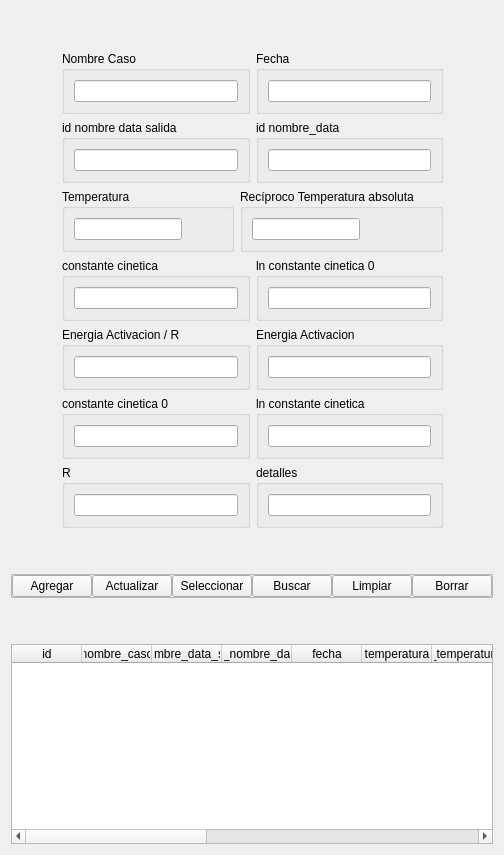
              <widget class="QWidget" name="a_tab">
               <attribute name="title">
                <string>Arrhenius</string>
               </attribute>
               <layout class="QVBoxLayout" name="verticalLayout_85">
                <item>
                 <layout class="QHBoxLayout" name="horizontalLayout_84">
                  <item>
                   <spacer name="horizontalSpacer_34">
                    <property name="orientation">
                     <enum>Qt::Horizontal</enum>
                    </property>
                    <property name="sizeHint" stdset="0">
                     <size>
                      <width>40</width>
                      <height>20</height>
                     </size>
                    </property>
                   </spacer>
                  </item>
                  <item>
                   <layout class="QVBoxLayout" name="verticalLayout_51">
                    <item>
                     <spacer name="verticalSpacer_52">
                      <property name="orientation">
                       <enum>Qt::Vertical</enum>
                      </property>
                      <property name="sizeHint" stdset="0">
                       <size>
                        <width>20</width>
                        <height>40</height>
                       </size>
                      </property>
                     </spacer>
                    </item>
                    <item>
                     <layout class="QHBoxLayout" name="horizontalLayout_85">
                      <item>
                       <widget class="QGroupBox" name="groupBox_26">
                        <property name="title">
                         <string>Nombre Caso</string>
                        </property>
                        <layout class="QVBoxLayout" name="verticalLayout_76">
                         <item>
                          <widget class="QLineEdit" name="nombre_caso_a_edit">
                           <property name="text">
                            <string/>
                           </property>
                          </widget>
                         </item>
                        </layout>
                       </widget>
                      </item>
                      <item>
                       <widget class="QGroupBox" name="groupBox_64">
                        <property name="title">
                         <string>Fecha</string>
                        </property>
                        <layout class="QHBoxLayout" name="horizontalLayout_86">
                         <item>
                          <widget class="QLineEdit" name="fecha_a_edit"/>
                         </item>
                        </layout>
                       </widget>
                      </item>
                     </layout>
                    </item>
                    <item>
                     <layout class="QHBoxLayout" name="horizontalLayout_87">
                      <item>
                       <widget class="QGroupBox" name="groupBox_65">
                        <property name="minimumSize">
                         <size>
                          <width>0</width>
                          <height>0</height>
                         </size>
                        </property>
                        <property name="title">
                         <string>id nombre data salida</string>
                        </property>
                        <layout class="QHBoxLayout" name="horizontalLayout_88">
                         <item>
                          <widget class="QLineEdit" name="id_nombre_data_salida_a">
                           <property name="minimumSize">
                            <size>
                             <width>0</width>
                             <height>0</height>
                            </size>
                           </property>
                           <property name="maximumSize">
                            <size>
                             <width>16777215</width>
                             <height>16777215</height>
                            </size>
                           </property>
                           <property name="text">
                            <string/>
                           </property>
                          </widget>
                         </item>
                        </layout>
                       </widget>
                      </item>
                      <item>
                       <widget class="QGroupBox" name="groupBox_66">
                        <property name="minimumSize">
                         <size>
                          <width>0</width>
                          <height>0</height>
                         </size>
                        </property>
                        <property name="title">
                         <string>id nombre_data</string>
                        </property>
                        <layout class="QHBoxLayout" name="horizontalLayout_89">
                         <item>
                          <widget class="QLineEdit" name="id_nombre_data_a_edit">
                           <property name="minimumSize">
                            <size>
                             <width>0</width>
                             <height>0</height>
                            </size>
                           </property>
                           <property name="maximumSize">
                            <size>
                             <width>16777215</width>
                             <height>16777215</height>
                            </size>
                           </property>
                           <property name="text">
                            <string/>
                           </property>
                          </widget>
                         </item>
                        </layout>
                       </widget>
                      </item>
                     </layout>
                    </item>
                    <item>
                     <layout class="QHBoxLayout" name="horizontalLayout_90">
                      <item>
                       <widget class="QGroupBox" name="groupBox_67">
                        <property name="title">
                         <string>Temperatura</string>
                        </property>
                        <layout class="QHBoxLayout" name="horizontalLayout_91">
                         <item>
                          <widget class="QLineEdit" name="temperatura_a_edit"/>
                         </item>
                         <item>
                          <spacer name="horizontalSpacer_35">
                           <property name="orientation">
                            <enum>Qt::Horizontal</enum>
                           </property>
                           <property name="sizeHint" stdset="0">
                            <size>
                             <width>40</width>
                             <height>20</height>
                            </size>
                           </property>
                          </spacer>
                         </item>
                        </layout>
                       </widget>
                      </item>
                      <item>
                       <widget class="QGroupBox" name="groupBox_68">
                        <property name="title">
                         <string>Recíproco Temperatura absoluta</string>
                        </property>
                        <layout class="QHBoxLayout" name="horizontalLayout_92">
                         <item>
                          <widget class="QLineEdit" name="rtemperatura_a_edit"/>
                         </item>
                         <item>
                          <spacer name="horizontalSpacer_36">
                           <property name="orientation">
                            <enum>Qt::Horizontal</enum>
                           </property>
                           <property name="sizeHint" stdset="0">
                            <size>
                             <width>40</width>
                             <height>20</height>
                            </size>
                           </property>
                          </spacer>
                         </item>
                        </layout>
                       </widget>
                      </item>
                     </layout>
                    </item>
                    <item>
                     <layout class="QHBoxLayout" name="horizontalLayout_93">
                      <item>
                       <widget class="QGroupBox" name="groupBox_69">
                        <property name="title">
                         <string>constante cinetica</string>
                        </property>
                        <layout class="QVBoxLayout" name="verticalLayout_77">
                         <item>
                          <widget class="QLineEdit" name="constante_cinetica_a_edit"/>
                         </item>
                        </layout>
                       </widget>
                      </item>
                      <item>
                       <widget class="QGroupBox" name="groupBox_70">
                        <property name="title">
                         <string>ln constante cinetica 0</string>
                        </property>
                        <layout class="QVBoxLayout" name="verticalLayout_78">
                         <item>
                          <widget class="QLineEdit" name="ln_constante_cinetica_0_a_edit"/>
                         </item>
                        </layout>
                       </widget>
                      </item>
                     </layout>
                    </item>
                    <item>
                     <layout class="QHBoxLayout" name="horizontalLayout_94">
                      <item>
                       <widget class="QGroupBox" name="groupBox_71">
                        <property name="title">
                         <string>Energia Activacion / R</string>
                        </property>
                        <layout class="QVBoxLayout" name="verticalLayout_79">
                         <item>
                          <widget class="QLineEdit" name="energia_activacion_r_a_edit">
                           <property name="text">
                            <string/>
                           </property>
                          </widget>
                         </item>
                        </layout>
                       </widget>
                      </item>
                      <item>
                       <widget class="QGroupBox" name="groupBox_72">
                        <property name="title">
                         <string>Energia Activacion</string>
                        </property>
                        <layout class="QVBoxLayout" name="verticalLayout_80">
                         <item>
                          <widget class="QLineEdit" name="energia_activacion_a_edit">
                           <property name="text">
                            <string/>
                           </property>
                          </widget>
                         </item>
                        </layout>
                       </widget>
                      </item>
                     </layout>
                    </item>
                    <item>
                     <layout class="QHBoxLayout" name="horizontalLayout_95">
                      <item>
                       <widget class="QGroupBox" name="groupBox_73">
                        <property name="title">
                         <string>constante cinetica 0</string>
                        </property>
                        <layout class="QVBoxLayout" name="verticalLayout_81">
                         <item>
                          <widget class="QLineEdit" name="constante_cinetica_0_a_edit"/>
                         </item>
                        </layout>
                       </widget>
                      </item>
                      <item>
                       <widget class="QGroupBox" name="groupBox_74">
                        <property name="title">
                         <string>ln constante cinetica</string>
                        </property>
                        <layout class="QVBoxLayout" name="verticalLayout_82">
                         <item>
                          <widget class="QLineEdit" name="ln_constante_cinetica_a_edit"/>
                         </item>
                        </layout>
                       </widget>
                      </item>
                     </layout>
                    </item>
                    <item>
                     <layout class="QHBoxLayout" name="horizontalLayout_96">
                      <item>
                       <widget class="QGroupBox" name="groupBox_75">
                        <property name="title">
                         <string>R</string>
                        </property>
                        <layout class="QVBoxLayout" name="verticalLayout_83">
                         <item>
                          <widget class="QLineEdit" name="r_a_edit">
                           <property name="text">
                            <string/>
                           </property>
                          </widget>
                         </item>
                        </layout>
                       </widget>
                      </item>
                      <item>
                       <widget class="QGroupBox" name="groupBox_76">
                        <property name="title">
                         <string>detalles</string>
                        </property>
                        <layout class="QVBoxLayout" name="verticalLayout_84">
                         <item>
                          <widget class="QLineEdit" name="detalles_a_edit">
                           <property name="text">
                            <string/>
                           </property>
                          </widget>
                         </item>
                        </layout>
                       </widget>
                      </item>
                     </layout>
                    </item>
                   </layout>
                  </item>
                  <item>
                   <spacer name="horizontalSpacer_37">
                    <property name="orientation">
                     <enum>Qt::Horizontal</enum>
                    </property>
                    <property name="sizeHint" stdset="0">
                     <size>
                      <width>40</width>
                      <height>20</height>
                     </size>
                    </property>
                   </spacer>
                  </item>
                 </layout>
                </item>
                <item>
                 <spacer name="verticalSpacer_53">
                  <property name="orientation">
                   <enum>Qt::Vertical</enum>
                  </property>
                  <property name="sizeHint" stdset="0">
                   <size>
                    <width>20</width>
                    <height>40</height>
                   </size>
                  </property>
                 </spacer>
                </item>
                <item>
                 <widget class="QFrame" name="funciones_frame_a">
                  <property name="frameShape">
                   <enum>QFrame::StyledPanel</enum>
                  </property>
                  <property name="frameShadow">
                   <enum>QFrame::Raised</enum>
                  </property>
                  <layout class="QHBoxLayout" name="horizontalLayout_81">
                   <property name="spacing">
                    <number>0</number>
                   </property>
                   <property name="leftMargin">
                    <number>0</number>
                   </property>
                   <property name="topMargin">
                    <number>0</number>
                   </property>
                   <property name="rightMargin">
                    <number>0</number>
                   </property>
                   <property name="bottomMargin">
                    <number>0</number>
                   </property>
                   <item>
                    <widget class="QPushButton" name="agregar_a_btn">
                     <property name="text">
                      <string>Agregar</string>
                     </property>
                    </widget>
                   </item>
                   <item>
                    <widget class="QPushButton" name="actualizar_a_btn">
                     <property name="text">
                      <string>Actualizar</string>
                     </property>
                    </widget>
                   </item>
                   <item>
                    <widget class="QPushButton" name="seleccionar_a_btn">
                     <property name="text">
                      <string>Seleccionar</string>
                     </property>
                    </widget>
                   </item>
                   <item>
                    <widget class="QPushButton" name="buscar_a_btn">
                     <property name="text">
                      <string>Buscar</string>
                     </property>
                    </widget>
                   </item>
                   <item>
                    <widget class="QPushButton" name="limpiar_a_btn">
                     <property name="text">
                      <string>Limpiar</string>
                     </property>
                    </widget>
                   </item>
                   <item>
                    <widget class="QPushButton" name="borrar_a_btn">
                     <property name="text">
                      <string>Borrar</string>
                     </property>
                    </widget>
                   </item>
                  </layout>
                 </widget>
                </item>
                <item>
                 <spacer name="verticalSpacer_54">
                  <property name="orientation">
                   <enum>Qt::Vertical</enum>
                  </property>
                  <property name="sizeHint" stdset="0">
                   <size>
                    <width>20</width>
                    <height>40</height>
                   </size>
                  </property>
                 </spacer>
                </item>
                <item>
                 <widget class="QTableWidget" name="datos_salida_tabla_2">
                  <property name="minimumSize">
                   <size>
                    <width>0</width>
                    <height>200</height>
                   </size>
                  </property>
                  <property name="focusPolicy">
                   <enum>Qt::NoFocus</enum>
                  </property>
                  <property name="showGrid">
                   <bool>false</bool>
                  </property>
                  <attribute name="horizontalHeaderMinimumSectionSize">
                   <number>50</number>
                  </attribute>
                  <attribute name="horizontalHeaderDefaultSectionSize">
                   <number>70</number>
                  </attribute>
                  <attribute name="horizontalHeaderStretchLastSection">
                   <bool>true</bool>
                  </attribute>
                  <attribute name="verticalHeaderVisible">
                   <bool>false</bool>
                  </attribute>
                  <column>
                   <property name="text">
                    <string>id</string>
                   </property>
                  </column>
                  <column>
                   <property name="text">
                    <string>nombre_caso</string>
                   </property>
                  </column>
                  <column>
                   <property name="text">
                    <string>id_nombre_data_salida</string>
                   </property>
                  </column>
                  <column>
                   <property name="text">
                    <string>id_nombre_data</string>
                   </property>
                  </column>
                  <column>
                   <property name="text">
                    <string>fecha</string>
                   </property>
                  </column>
                  <column>
                   <property name="text">
                    <string>temperatura</string>
                   </property>
                  </column>
                  <column>
                   <property name="text">
                    <string>reciproco_temperatura_absoluta</string>
                   </property>
                  </column>
                  <column>
                   <property name="text">
                    <string>constante_cinetica</string>
                   </property>
                  </column>
                  <column>
                   <property name="text">
                    <string>logaritmo_constante_cinetica</string>
                   </property>
                  </column>
                  <column>
                   <property name="text">
                    <string>energia_activacion_r</string>
                   </property>
                  </column>
                  <column>
                   <property name="text">
                    <string>r_utilizada</string>
                   </property>
                  </column>
                  <column>
                   <property name="text">
                    <string>energia_activacion</string>
                   </property>
                  </column>
                  <column>
                   <property name="text">
                    <string>constante_cinetica_0</string>
                   </property>
                  </column>
                  <column>
                   <property name="text">
                    <string>logaritmo_constante_cinetica_0</string>
                   </property>
                  </column>
                  <column>
                   <property name="text">
                    <string>detalles</string>
                   </property>
                  </column>
                 </widget>
                </item>
               </layout>
              </widget>
